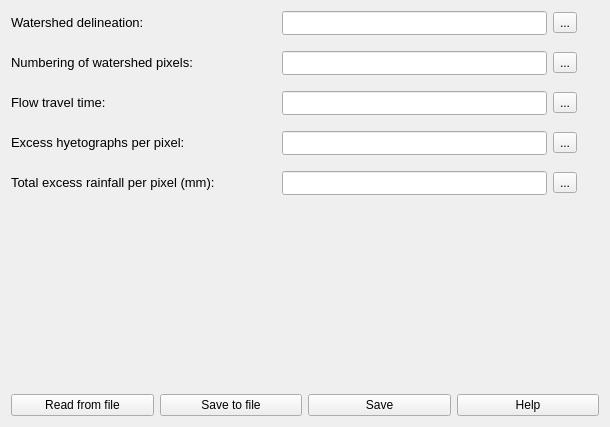
              <widget class="QWidget" name="scrollAreaWidgetContents_2">
               <property name="geometry">
                <rect>
                 <x>0</x>
                 <y>0</y>
                 <width>610</width>
                 <height>427</height>
                </rect>
               </property>
               <layout class="QGridLayout" name="gridLayout_14">
                <item row="2" column="0">
                 <layout class="QGridLayout" name="gridLayout_44">
                  <item row="0" column="0">
                   <widget class="QPushButton" name="btn_read_pg2">
                    <property name="text">
                     <string>Read from file</string>
                    </property>
                   </widget>
                  </item>
                  <item row="0" column="1">
                   <widget class="QPushButton" name="btn_save_file_pg2">
                    <property name="text">
                     <string>Save to file</string>
                    </property>
                   </widget>
                  </item>
                  <item row="0" column="2">
                   <widget class="QPushButton" name="btn_save_pg2">
                    <property name="text">
                     <string>Save</string>
                    </property>
                   </widget>
                  </item>
                  <item row="0" column="3">
                   <widget class="QPushButton" name="btn_help_pg2">
                    <property name="text">
                     <string>Help</string>
                    </property>
                   </widget>
                  </item>
                 </layout>
                </item>
                <item row="0" column="0">
                 <layout class="QVBoxLayout" name="verticalLayout_3">
                  <item>
                   <layout class="QGridLayout" name="gridLayout_22">
                    <item row="1" column="2">
                     <widget class="QToolButton" name="tbtn_pg2_2">
                      <property name="text">
                       <string>...</string>
                      </property>
                     </widget>
                    </item>
                    <item row="1" column="0">
                     <widget class="QLabel" name="label_29">
                      <property name="text">
                       <string>&lt;html&gt;&lt;head/&gt;&lt;body&gt;&lt;p align=&quot;justify&quot;&gt;&lt;span style=&quot; font-size:10pt;&quot;&gt;Watershed delineation:&lt;/span&gt;&lt;/p&gt;&lt;/body&gt;&lt;/html&gt;</string>
                      </property>
                     </widget>
                    </item>
                    <item row="1" column="1">
                     <widget class="QLineEdit" name="le_2_pg2">
                      <property name="sizePolicy">
                       <sizepolicy hsizetype="Minimum" vsizetype="Fixed">
                        <horstretch>0</horstretch>
                        <verstretch>0</verstretch>
                       </sizepolicy>
                      </property>
                      <property name="minimumSize">
                       <size>
                        <width>60</width>
                        <height>24</height>
                       </size>
                      </property>
                      <property name="maximumSize">
                       <size>
                        <width>360</width>
                        <height>24</height>
                       </size>
                      </property>
                      <property name="clearButtonEnabled">
                       <bool>true</bool>
                      </property>
                     </widget>
                    </item>
                    <item row="1" column="3">
                     <widget class="QLabel" name="label_33">
                      <property name="sizePolicy">
                       <sizepolicy hsizetype="Preferred" vsizetype="Preferred">
                        <horstretch>0</horstretch>
                        <verstretch>0</verstretch>
                       </sizepolicy>
                      </property>
                      <property name="minimumSize">
                       <size>
                        <width>16</width>
                        <height>16</height>
                       </size>
                      </property>
                      <property name="maximumSize">
                       <size>
                        <width>16</width>
                        <height>16</height>
                       </size>
                      </property>
                      <property name="toolTip">
                       <string>&lt;html&gt;&lt;head/&gt;&lt;body&gt;&lt;p align=&quot;justify&quot;&gt;Will&lt;/p&gt;&lt;/body&gt;&lt;/html&gt;</string>
                      </property>
                      <property name="text">
                       <string/>
                      </property>
                      <property name="pixmap">
                       <pixmap>tip_icon.png</pixmap>
                      </property>
                     </widget>
                    </item>
                   </layout>
                  </item>
                  <item>
                   <spacer name="verticalSpacer_4">
                    <property name="orientation">
                     <enum>Qt::Vertical</enum>
                    </property>
                    <property name="sizeType">
                     <enum>QSizePolicy::Fixed</enum>
                    </property>
                    <property name="sizeHint" stdset="0">
                     <size>
                      <width>20</width>
                      <height>10</height>
                     </size>
                    </property>
                   </spacer>
                  </item>
                  <item>
                   <layout class="QGridLayout" name="gridLayout_21">
                    <item row="0" column="1">
                     <widget class="QLineEdit" name="le_1_pg2">
                      <property name="sizePolicy">
                       <sizepolicy hsizetype="Minimum" vsizetype="Fixed">
                        <horstretch>0</horstretch>
                        <verstretch>0</verstretch>
                       </sizepolicy>
                      </property>
                      <property name="minimumSize">
                       <size>
                        <width>60</width>
                        <height>24</height>
                       </size>
                      </property>
                      <property name="maximumSize">
                       <size>
                        <width>360</width>
                        <height>24</height>
                       </size>
                      </property>
                      <property name="clearButtonEnabled">
                       <bool>true</bool>
                      </property>
                     </widget>
                    </item>
                    <item row="0" column="3">
                     <widget class="QLabel" name="label_27">
                      <property name="sizePolicy">
                       <sizepolicy hsizetype="Preferred" vsizetype="Preferred">
                        <horstretch>0</horstretch>
                        <verstretch>0</verstretch>
                       </sizepolicy>
                      </property>
                      <property name="minimumSize">
                       <size>
                        <width>16</width>
                        <height>16</height>
                       </size>
                      </property>
                      <property name="maximumSize">
                       <size>
                        <width>16</width>
                        <height>16</height>
                       </size>
                      </property>
                      <property name="toolTip">
                       <string>&lt;html&gt;&lt;head/&gt;&lt;body&gt;&lt;p align=&quot;justify&quot;&gt;Add your watershed delineation. The file might be a raster type, specifically an Idrisi raster format (.rst).&lt;/p&gt;&lt;/body&gt;&lt;/html&gt;</string>
                      </property>
                      <property name="text">
                       <string/>
                      </property>
                      <property name="pixmap">
                       <pixmap>tip_icon.png</pixmap>
                      </property>
                     </widget>
                    </item>
                    <item row="0" column="2">
                     <widget class="QToolButton" name="tbtn_pg2_1">
                      <property name="text">
                       <string>...</string>
                      </property>
                     </widget>
                    </item>
                    <item row="0" column="0">
                     <widget class="QLabel" name="label_28">
                      <property name="text">
                       <string>&lt;html&gt;&lt;head/&gt;&lt;body&gt;&lt;p align=&quot;justify&quot;&gt;&lt;span style=&quot; font-size:10pt;&quot;&gt;Numbering of watershed pixels:&lt;/span&gt;&lt;/p&gt;&lt;/body&gt;&lt;/html&gt;</string>
                      </property>
                     </widget>
                    </item>
                   </layout>
                  </item>
                  <item>
                   <spacer name="verticalSpacer_5">
                    <property name="orientation">
                     <enum>Qt::Vertical</enum>
                    </property>
                    <property name="sizeType">
                     <enum>QSizePolicy::Fixed</enum>
                    </property>
                    <property name="sizeHint" stdset="0">
                     <size>
                      <width>20</width>
                      <height>10</height>
                     </size>
                    </property>
                   </spacer>
                  </item>
                  <item>
                   <layout class="QGridLayout" name="gridLayout_24">
                    <item row="0" column="2">
                     <widget class="QToolButton" name="tbtn_pg2_3">
                      <property name="text">
                       <string>...</string>
                      </property>
                     </widget>
                    </item>
                    <item row="0" column="3">
                     <widget class="QLabel" name="label_35">
                      <property name="sizePolicy">
                       <sizepolicy hsizetype="Preferred" vsizetype="Preferred">
                        <horstretch>0</horstretch>
                        <verstretch>0</verstretch>
                       </sizepolicy>
                      </property>
                      <property name="minimumSize">
                       <size>
                        <width>16</width>
                        <height>16</height>
                       </size>
                      </property>
                      <property name="maximumSize">
                       <size>
                        <width>16</width>
                        <height>16</height>
                       </size>
                      </property>
                      <property name="toolTip">
                       <string>&lt;html&gt;&lt;head/&gt;&lt;body&gt;&lt;p align=&quot;justify&quot;&gt;Add your river drainage network. The file might be a raster type, specifically an Idrisi raster format (.rst).&lt;/p&gt;&lt;/body&gt;&lt;/html&gt;</string>
                      </property>
                      <property name="text">
                       <string/>
                      </property>
                      <property name="pixmap">
                       <pixmap>tip_icon.png</pixmap>
                      </property>
                     </widget>
                    </item>
                    <item row="0" column="0">
                     <widget class="QLabel" name="label_31">
                      <property name="text">
                       <string>&lt;html&gt;&lt;head/&gt;&lt;body&gt;&lt;p align=&quot;justify&quot;&gt;&lt;span style=&quot; font-size:10pt;&quot;&gt;Flow travel time:&lt;/span&gt;&lt;/p&gt;&lt;/body&gt;&lt;/html&gt;</string>
                      </property>
                     </widget>
                    </item>
                    <item row="0" column="1">
                     <widget class="QLineEdit" name="le_3_pg2">
                      <property name="sizePolicy">
                       <sizepolicy hsizetype="Minimum" vsizetype="Fixed">
                        <horstretch>0</horstretch>
                        <verstretch>0</verstretch>
                       </sizepolicy>
                      </property>
                      <property name="minimumSize">
                       <size>
                        <width>60</width>
                        <height>24</height>
                       </size>
                      </property>
                      <property name="maximumSize">
                       <size>
                        <width>360</width>
                        <height>24</height>
                       </size>
                      </property>
                      <property name="clearButtonEnabled">
                       <bool>true</bool>
                      </property>
                     </widget>
                    </item>
                   </layout>
                  </item>
                  <item>
                   <spacer name="verticalSpacer_6">
                    <property name="orientation">
                     <enum>Qt::Vertical</enum>
                    </property>
                    <property name="sizeType">
                     <enum>QSizePolicy::Fixed</enum>
                    </property>
                    <property name="sizeHint" stdset="0">
                     <size>
                      <width>20</width>
                      <height>10</height>
                     </size>
                    </property>
                   </spacer>
                  </item>
                  <item>
                   <layout class="QGridLayout" name="gridLayout_25">
                    <item row="0" column="1">
                     <widget class="QLineEdit" name="le_4_pg2">
                      <property name="sizePolicy">
                       <sizepolicy hsizetype="Minimum" vsizetype="Fixed">
                        <horstretch>0</horstretch>
                        <verstretch>0</verstretch>
                       </sizepolicy>
                      </property>
                      <property name="minimumSize">
                       <size>
                        <width>60</width>
                        <height>24</height>
                       </size>
                      </property>
                      <property name="maximumSize">
                       <size>
                        <width>360</width>
                        <height>24</height>
                       </size>
                      </property>
                      <property name="clearButtonEnabled">
                       <bool>true</bool>
                      </property>
                     </widget>
                    </item>
                    <item row="0" column="3">
                     <widget class="QLabel" name="label_36">
                      <property name="sizePolicy">
                       <sizepolicy hsizetype="Preferred" vsizetype="Preferred">
                        <horstretch>0</horstretch>
                        <verstretch>0</verstretch>
                       </sizepolicy>
                      </property>
                      <property name="minimumSize">
                       <size>
                        <width>16</width>
                        <height>16</height>
                       </size>
                      </property>
                      <property name="maximumSize">
                       <size>
                        <width>16</width>
                        <height>16</height>
                       </size>
                      </property>
                      <property name="toolTip">
                       <string>&lt;html&gt;&lt;head/&gt;&lt;body&gt;&lt;p align=&quot;justify&quot;&gt;Add your RDN classes. The file might be a raster type, specifically an Idrisi raster format (.rst).&lt;/p&gt;&lt;/body&gt;&lt;/html&gt;</string>
                      </property>
                      <property name="text">
                       <string/>
                      </property>
                      <property name="pixmap">
                       <pixmap>tip_icon.png</pixmap>
                      </property>
                     </widget>
                    </item>
                    <item row="0" column="2">
                     <widget class="QToolButton" name="tbtn_pg2_4">
                      <property name="text">
                       <string>...</string>
                      </property>
                     </widget>
                    </item>
                    <item row="0" column="0">
                     <widget class="QLabel" name="label_32">
                      <property name="text">
                       <string>&lt;html&gt;&lt;head/&gt;&lt;body&gt;&lt;p align=&quot;justify&quot;&gt;&lt;span style=&quot; font-size:10pt;&quot;&gt;Excess hyetographs per pixel:&lt;/span&gt;&lt;/p&gt;&lt;/body&gt;&lt;/html&gt;</string>
                      </property>
                     </widget>
                    </item>
                   </layout>
                  </item>
                  <item>
                   <spacer name="verticalSpacer_7">
                    <property name="orientation">
                     <enum>Qt::Vertical</enum>
                    </property>
                    <property name="sizeType">
                     <enum>QSizePolicy::Fixed</enum>
                    </property>
                    <property name="sizeHint" stdset="0">
                     <size>
                      <width>20</width>
                      <height>10</height>
                     </size>
                    </property>
                   </spacer>
                  </item>
                  <item>
                   <layout class="QGridLayout" name="gridLayout_37">
                    <item row="0" column="2">
                     <widget class="QToolButton" name="tbtn_pg2_5">
                      <property name="text">
                       <string>...</string>
                      </property>
                     </widget>
                    </item>
                    <item row="0" column="1">
                     <widget class="QLineEdit" name="le_5_pg2">
                      <property name="sizePolicy">
                       <sizepolicy hsizetype="Minimum" vsizetype="Fixed">
                        <horstretch>0</horstretch>
                        <verstretch>0</verstretch>
                       </sizepolicy>
                      </property>
                      <property name="minimumSize">
                       <size>
                        <width>60</width>
                        <height>24</height>
                       </size>
                      </property>
                      <property name="maximumSize">
                       <size>
                        <width>360</width>
                        <height>24</height>
                       </size>
                      </property>
                      <property name="clearButtonEnabled">
                       <bool>true</bool>
                      </property>
                     </widget>
                    </item>
                    <item row="0" column="0">
                     <widget class="QLabel" name="label_39">
                      <property name="text">
                       <string>&lt;html&gt;&lt;head/&gt;&lt;body&gt;&lt;p&gt;&lt;span style=&quot; font-size:10pt;&quot;&gt;Total excess rainfall per pixel (mm):&lt;/span&gt;&lt;/p&gt;&lt;/body&gt;&lt;/html&gt;</string>
                      </property>
                     </widget>
                    </item>
                    <item row="0" column="3">
                     <widget class="QLabel" name="label_38">
                      <property name="sizePolicy">
                       <sizepolicy hsizetype="Preferred" vsizetype="Preferred">
                        <horstretch>0</horstretch>
                        <verstretch>0</verstretch>
                       </sizepolicy>
                      </property>
                      <property name="minimumSize">
                       <size>
                        <width>16</width>
                        <height>16</height>
                       </size>
                      </property>
                      <property name="maximumSize">
                       <size>
                        <width>16</width>
                        <height>16</height>
                       </size>
                      </property>
                      <property name="toolTip">
                       <string>&lt;html&gt;&lt;head/&gt;&lt;body&gt;&lt;p align=&quot;justify&quot;&gt;Add your RDN classes. The file might be a raster type, specifically an Idrisi raster format (.rst).&lt;/p&gt;&lt;/body&gt;&lt;/html&gt;</string>
                      </property>
                      <property name="text">
                       <string/>
                      </property>
                      <property name="pixmap">
                       <pixmap>tip_icon.png</pixmap>
                      </property>
                     </widget>
                    </item>
                   </layout>
                  </item>
                 </layout>
                </item>
                <item row="1" column="0">
                 <spacer name="verticalSpacer_3">
                  <property name="orientation">
                   <enum>Qt::Vertical</enum>
                  </property>
                  <property name="sizeHint" stdset="0">
                   <size>
                    <width>20</width>
                    <height>40</height>
                   </size>
                  </property>
                 </spacer>
                </item>
               </layout>
              </widget>
